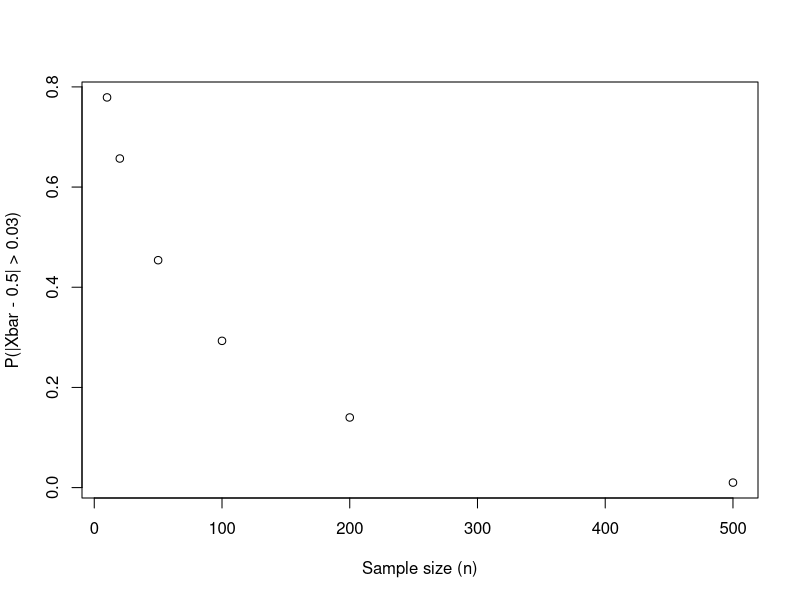
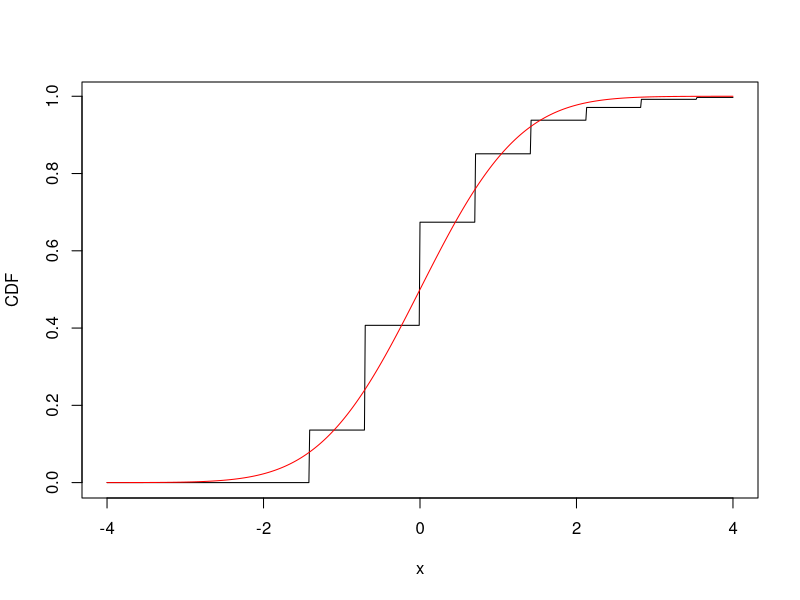
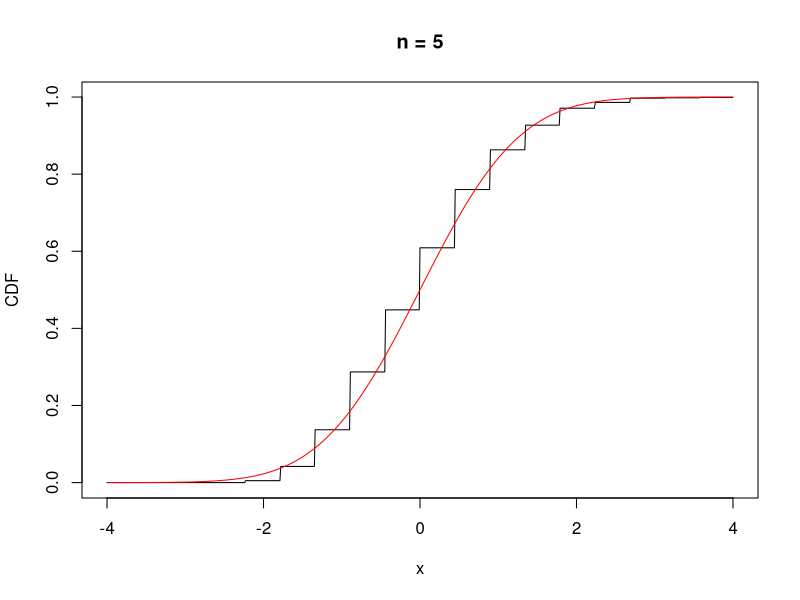
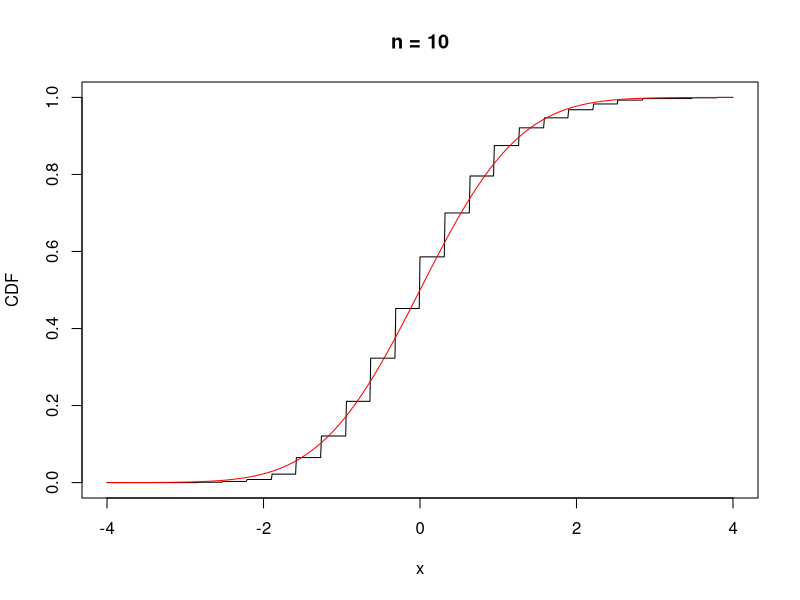
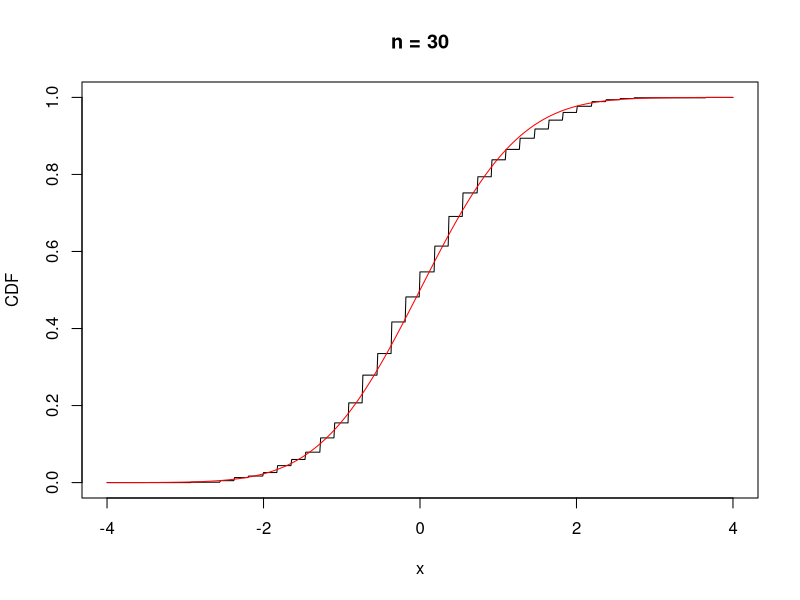
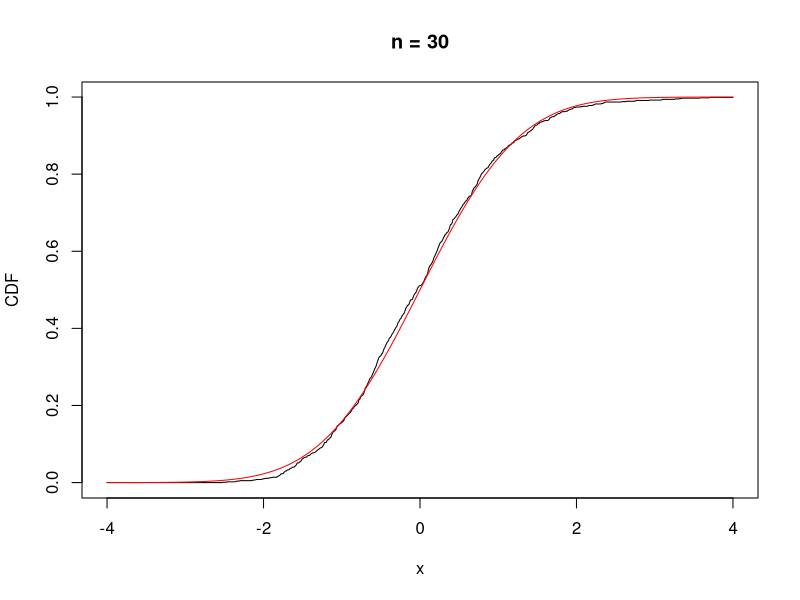
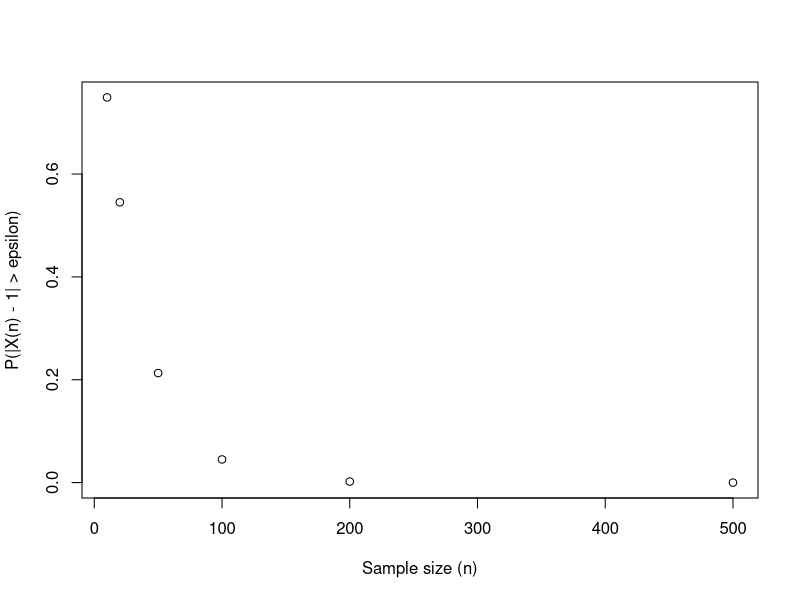
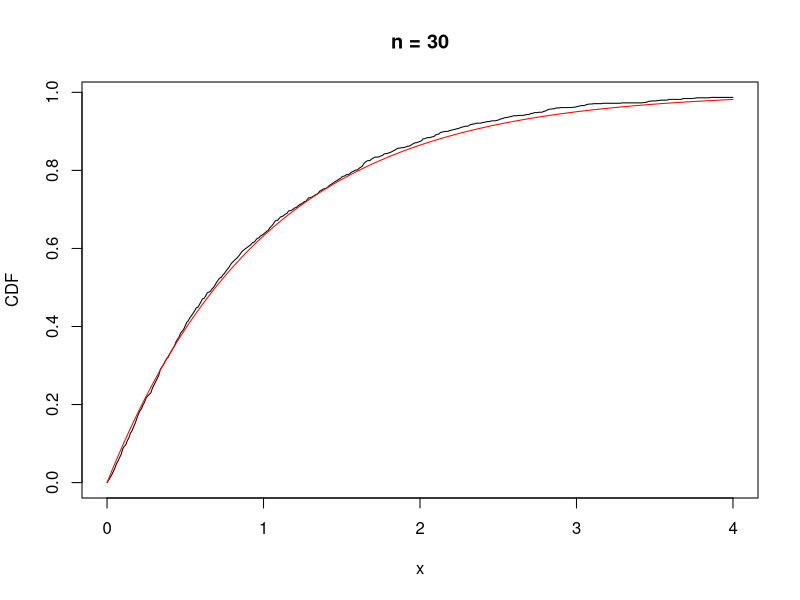

These charts were generated, in order, by the following R code:
## ---- chunk 1
set.seed(23)

n <- 20
nsim <- 1000
means <- rep(NA, nsim)

for(j in 1:nsim){
  x <- runif(n)
  means[j] <- mean(x)
}

mean(abs(means - 0.5) > 0.03)
## ---- chunk 2
set.seed(23)

ns <- c(10, 20, 50, 100, 200, 500)
res <- rep(NA, length(ns))
nsim <- 1000

for(i in 1:length(ns)){
  n <- ns[i]
  means <- rep(NA, nsim)

  for(j in 1:nsim){
    x <- runif(n)
    means[j] <- mean(x)
  }
  
  res[i] <- mean(abs(means - 0.5) > 0.03)
}

plot(ns, res, xlab = "Sample size (n)", ylab = "P(|Xbar - 0.5| > 0.03)")
## ---- chunk 3
n <- 2
nsim <- 1000
means <- rep(NA, nsim)

for(i in 1:nsim){
  x <- rpois(n, 1)
  means[i] <- mean(x)
}

cdf_pts <- seq(-4, 4, 0.01)
plot(cdf_pts, ecdf(sqrt(n) * (means - 1) / sqrt(1))(cdf_pts), type="l", 
     xlab = "x", ylab = "CDF")
points(cdf_pts, pnorm(cdf_pts, mean=0, sd=1), type="l", col="red")
## ---- chunk 4
n <- 5
nsim <- 1000
means <- rep(NA, nsim)

for(i in 1:nsim){
  x <- rpois(n, 1)
  means[i] <- mean(x)
}

cdf_pts <- seq(-4, 4, 0.01)
plot(cdf_pts, ecdf(sqrt(n) * (means - 1) / sqrt(1))(cdf_pts), type="l", 
     xlab = "x", ylab = "CDF", main = "n = 5")
points(cdf_pts, pnorm(cdf_pts, mean=0, sd=1), type="l", col="red")
## ---- chunk 5
n <- 10
nsim <- 1000
means <- rep(NA, nsim)

for(i in 1:nsim){
  x <- rpois(n, 1)
  means[i] <- mean(x)
}

cdf_pts <- seq(-4, 4, 0.01)
plot(cdf_pts, ecdf(sqrt(n) * (means - 1) / sqrt(1))(cdf_pts), type="l", 
     xlab = "x", ylab = "CDF", main = "n = 10")
points(cdf_pts, pnorm(cdf_pts, mean=0, sd=1), type="l", col="red")
## ---- chunk 6
n <- 30
nsim <- 1000
means <- rep(NA, nsim)

for(i in 1:nsim){
  x <- rpois(n, 1)
  means[i] <- mean(x)
}

cdf_pts <- seq(-4, 4, 0.01)
plot(cdf_pts, ecdf(sqrt(n) * (means - 1) / sqrt(1))(cdf_pts), type="l", 
     xlab = "x", ylab = "CDF", main = "n = 30")
points(cdf_pts, pnorm(cdf_pts, mean=0, sd=1), type="l", col="red")
## ---- chunk 7
n <- 30
nsim <- 1000
means <- rep(NA, nsim)

for(i in 1:nsim){
  x <- rexp(n, 1)
  means[i] <- mean(x)
}

cdf_pts <- seq(-4, 4, 0.01)
plot(cdf_pts, ecdf(sqrt(n) * (means - 1) / sqrt(1))(cdf_pts), type="l", 
     xlab = "x", ylab = "CDF", main = "n = 30")
points(cdf_pts, pnorm(cdf_pts, mean=0, sd=1), type="l", col="red")
## ---- chunk 8
set.seed(23)

ns <- c(10, 20, 50, 100, 200, 500)
res <- rep(NA, length(ns))
nsim <- 1000
epsilon <- 0.03

for(i in 1:length(ns)){
  n <- ns[i]
  maxes <- rep(NA, nsim)

  for(j in 1:nsim){
    x <- runif(n)
    maxes[j] <- max(x)
  }
  
  res[i] <- mean(abs(maxes - 1) > epsilon)
}

plot(ns, res, xlab = "Sample size (n)", ylab = "P(|X(n) - 1| > epsilon)")
## ---- chunk 9
n <- 30
nsim <- 1000
means <- rep(NA, nsim)

for(i in 1:nsim){
  x <- runif(n, 0, 1)
  maxes[i] <- max(x)
}

cdf_pts <- seq(0, 4, 0.01)
plot(cdf_pts, ecdf(n * (1 - maxes))(cdf_pts), type="l", 
     xlab = "x", ylab = "CDF", main = "n = 30")
points(cdf_pts, pexp(cdf_pts), type="l", col="red")
